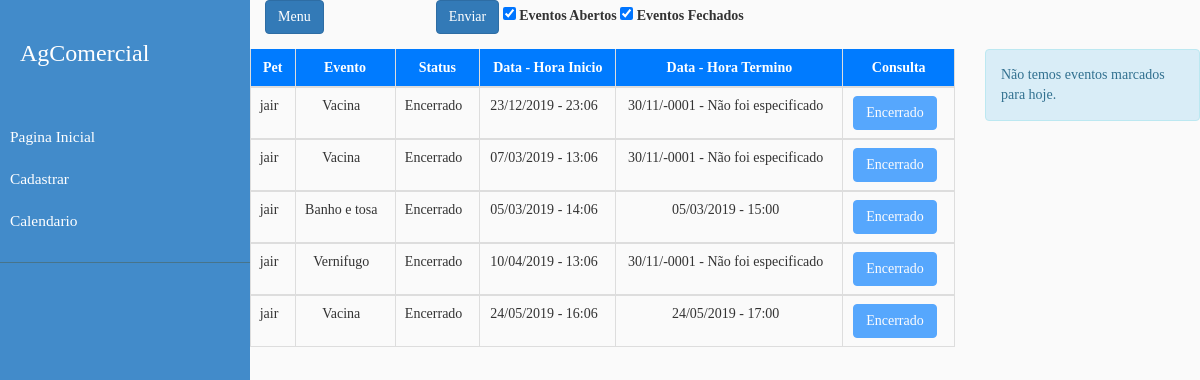
Screenshot of /eventosAmbos.php?pet=14 (signed in) with the database file from the repository.
### tables this page shows
CREATE TABLE IF NOT EXISTS `eventos` (
  `id_evento` int(11) unsigned NOT NULL AUTO_INCREMENT,
  `title` varchar(50) NOT NULL,
  `color` varchar(50) NOT NULL,
  `start_date` date NOT NULL,
  `start_hora` time NOT NULL,
  `fim_date` date NOT NULL,
  `fim_hora` time NOT NULL,
  `info_add` longtext NOT NULL,
  `status` int(11) NOT NULL DEFAULT 0,
  `id_pet` int(11) unsigned NOT NULL,
  PRIMARY KEY (`id_evento`),
  KEY `FK_eventos_pets` (`id_pet`),
  CONSTRAINT `FK_eventos_pets` FOREIGN KEY (`id_pet`) REFERENCES `pets` (`id_pet`)
);

CREATE TABLE IF NOT EXISTS `pets` (
  `id_pet` int(11) unsigned NOT NULL AUTO_INCREMENT,
  `nome_pet` varchar(30) NOT NULL,
  `raca` varchar(50) DEFAULT NULL,
  `especie` varchar(30) NOT NULL,
  `sexo` varchar(5) NOT NULL,
  `idade` int(3) NOT NULL,
  `peso` float NOT NULL,
  `info_add` longtext NOT NULL,
  `id_propri` int(11) unsigned NOT NULL,
  PRIMARY KEY (`id_pet`),
  KEY `id_propri` (`id_propri`),
  CONSTRAINT `FK_pets_proprietario` FOREIGN KEY (`id_propri`) REFERENCES `proprietario` (`id_propri`)
);

### php/classes/Banco.class.php (called while the page is built, shortened)
<?php
	class Banco{
		public function __construct(){
			$this->pdo = new PDO("mysql:dbname=u270517400_ag;host=127.0.0.1","root","");
		}
	}

### php/classes/pet.class.php (called while the page is built, shortened)
<?php
	include_once 'Banco.class.php';
	class Pet extends Banco{
		private $id;
		public function setIdSemBusca($value)
		{
			if(!empty($value)){
				$this->id = $value;
			}else{
				echo "Erro ao salvar o id";
			}
		}
		public function setNomeIDPet($value)
		{
			$sql = "SELECT nome_pet FROM pets WHERE id_pet = :id ";
			$sql = $this->pdo->prepare($sql);
			$sql->bindValue(':id',$value);
			$sql->execute();
		}
		public function getId()
		{
			return $this->id;
		}
	}

### php/classes/evento.class.php (the view, shortened to what this page needs)
<?php
	include_once 'Banco.class.php';
	class Eventos extends Banco{
		public function strReturnStatus($status)
		{
			if($status == 0){
				return "Aberto";
			}else if($status == 1){
				return "Encerrado";
			}else{
				echo "Status esta vindo vazio";
			}
		}
		public function todosEventosDoPet($value)
		{
			$sql = "SELECT * FROM eventos WHERE id_pet = :id_pet ORDER BY status";
			$sql = $this->pdo->prepare($sql);
			if (!empty($value)) {
				$sql->bindValue(':id_pet',$value);
				$sql->execute();
				if ($sql->rowCount() > 0) {
					$dados = $sql->fetchAll();
					return $dados;
				}
			}
		}
		public function strExibirEventosDoDia($value)
		{
			$pet = new Pet();
			$prop = new proprietario();
			$data = new dataHora();
			if(!empty($value)){
				foreach ($value as $dados) {
					$pet->setNomeIDPet($dados['id_pet']);
					$pet->setIDProprietarioPeloIdPet($dados['id_pet']);
					$prop->setNomePeloId($pet->getIdProp());
					$prop->setTelPeloId($pet->getIdProp());
					$str = '<ul class="list-group text-center">
								<li class="list-group-item">Data: '.
									$data->foramatoData($dados['start_date']).'
								</li>
							  	<li class="list-group-item">Pet: '.$pet->getNome().' / Dono: '.
							  		$prop->getNome().'
							  	</li>
							  	<li class="list-group-item">'.$dados['title'].'</li>
							  	<li class="list-group-item">Hora de Inicio:'.$dados['start_hora'].'</li>
							  	<li class="list-group-item">Hora Termino: '.$dados['fim_hora'].'</li>
							  	<li class="list-group-item">Telefone: '.$prop->getTel().'</li>
							  	<li class="list-group-item">Status: '.
							  		$this->strReturnStatus($dados['status']).'
							  	</li>
							  	<li class="list-group-item">Informações do evento: '.
							  		$dados['info_add'].'
							  	</li>
							  	<li class="list-group-item">'.
							  		'<form method="POST" action="php/desmarcarEvento.php">'.
							  			'<input type="hidden" name="idConsulta" value="'.$dados['id_evento'].'">'.
							  			$this->strButtonEventoVeriIf($dados['status']).
							  		'</form>'.
							  	'</li>
							</ul>';
					echo $str;
				}
			}else{
				echo  '<div class="alert alert-info">
						  Não temos eventos marcados para hoje</a>.
					  </div>';
			}
		}
		public function strHoraFinal($var)
		{
			if($var == '00:00:00'){
				return 'Não foi especificado';
			}else{
				$valor = strtotime($var);
				$v = date("H:i",$valor);
				return $v;
			}
		}
		public function strListaEventosPet($nomePet,$value)
		{
			if(!empty($value)){
				$tCabe =
					'<table id="mytable" class= "table p-3 mb-2 border border-primary table-bordered">'.
						'<thead class="text-center table-stripe bg-primary text-white">'.
							'<th class="text-center">Pet</th>'.
							'<th class="text-center">Evento</th>'.
							'<th class="text-center">Status</th>'.
							'<th class="text-center">Data - Hora Inicio</th>'.
							'<th class="text-center">Data - Hora Termino</th>'.
							'<th class="text-center">Consulta</th>'.
						'</thead>';
				echo $tCabe;
				foreach($value as $itens){
					$strDataInicio = strtotime($itens['start_date']);
					$strDataFim = strtotime($itens['fim_date']);
					$strHoraInicio = strtotime($itens['start_hora']);
					$dataInicio = date("d/m/Y" , $strDataInicio);
					$dataFim = date("d/m/Y" , $strDataFim);
					$horaInicio = date("H:m",$strHoraInicio);
					$td =	'<tbody class = "text-center">'.
								'<tr>'.
									'<td>'.
										'<div class="form-check form-check-inline">'.
												$nomePet.
										'</div>'.
									'</td>'.
									'<td>'.
										'<div class="form-check form-check-inline">'.
												$itens['title'].
										'</div>'.
									'</td>'.
									'<td>'.
										'<div class="form-check form-check-inline">'.
											$this->strReturnStatus($itens['status']).
										'</div>'.
									'</td>'.
									'<td>'.
										'<div class="form-check form-check-inline">'.
												$dataInicio.' - '.$horaInicio.
										'</div>'.
									'</td>'.
									'<td>'.
										'<div class="form-check form-check-inline">'.
											$dataFim.' - '.$this->strHoraFinal($itens['fim_hora']).
										'</div>'.
									'</td>'.
									'<td>'.
										'<div class="form-check form-check-inline">'.
											'<form method= "POST" action= "php/desmarcarEvento.php" >'.
												'<input name= "idConsulta" type="hidden" value="'.$itens['id_evento'].'">'.
													$this->returnButtonEvento($itens['status']).
											'</form>'.
										'</div>'.
									'</td>'.
								'</tr>'.
							'</tbody>';
						echo $td;
				}
				$tRodape = '</table>';
				echo $tRodape;
			}else{
				echo  '<div class="alert alert-info">
						  Não temos eventos marcados para este pet</a>.
					  </div>';
			}
		}
		public function returnButtonEvento($value)
		{
			if($value == 0){
				return '<button type="submit" class="btn btn-primary">Desmarcar</button>';
			}else if($value == 1){
				return '<button type="submit" class="btn btn-primary" disabled>Encerrado</button>';
			}
		}
	}
?>

### css/menu.css (style rules this page uses)
body { font-family: 'Poppins', sans-serif; background: #fafafa; }

### css/style.css (style rules this page uses)
body { font-family: arial verdana; overflow-x: hidden; }

### rows the page displays
eventos: id_pet.nome_pet "jair", title "Vacina", status "Encerrado", start_date "23/12/2019", start_hora "23:06", fim_date "30/11/-0001", fim_hora "Não foi especificado"
eventos: id_pet.nome_pet "jair", title "Vacina", status "Encerrado", start_date "07/03/2019", start_hora "13:06", fim_date "30/11/-0001", fim_hora "Não foi especificado"
eventos: id_pet.nome_pet "jair", title "Banho e tosa", status "Encerrado", start_date "05/03/2019", start_hora "14:06", fim_date "05/03/2019", fim_hora "15:00"
eventos: id_pet.nome_pet "jair", title "Vernifugo", status "Encerrado", start_date "10/04/2019", start_hora "13:06", fim_date "30/11/-0001", fim_hora "Não foi especificado"
eventos: id_pet.nome_pet "jair", title "Vacina", status "Encerrado", start_date "24/05/2019", start_hora "16:06", fim_date "24/05/2019", fim_hora "17:00"
